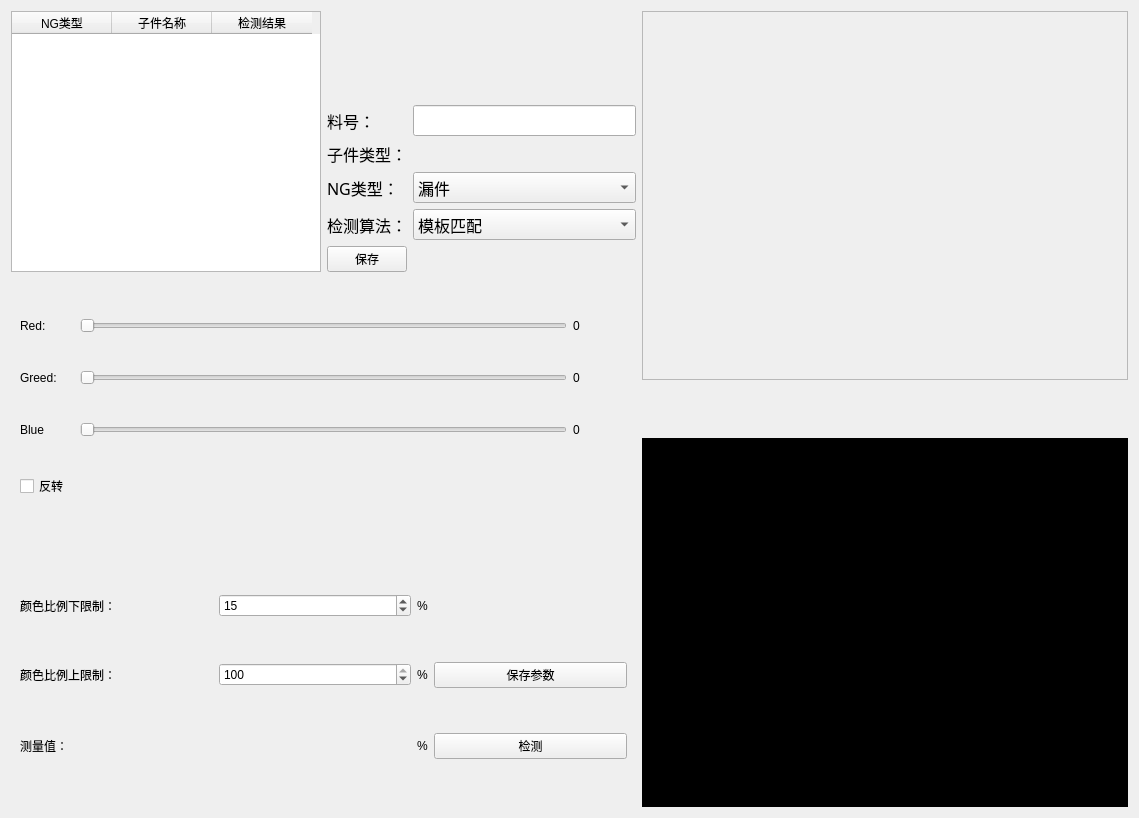
<?xml version="1.0" encoding="UTF-8"?>
<ui version="4.0">
 <class>Form</class>
 <widget class="QWidget" name="Form">
  <property name="geometry">
   <rect>
    <x>0</x>
    <y>0</y>
    <width>1139</width>
    <height>818</height>
   </rect>
  </property>
  <property name="windowTitle">
   <string>Form</string>
  </property>
  <layout class="QHBoxLayout" name="horizontalLayout_15">
   <item>
    <layout class="QHBoxLayout" name="horizontalLayout_14" stretch="9,7">
     <item>
      <layout class="QVBoxLayout" name="verticalLayout_2">
       <item>
        <layout class="QHBoxLayout" name="horizontalLayout" stretch="1,1">
         <item>
          <widget class="QTableWidget" name="tableWidget">
           <column>
            <property name="text">
             <string>NG类型</string>
            </property>
           </column>
           <column>
            <property name="text">
             <string>子件名称</string>
            </property>
           </column>
           <column>
            <property name="text">
             <string>检测结果</string>
            </property>
           </column>
          </widget>
         </item>
         <item>
          <layout class="QGridLayout" name="gridLayout_2" rowstretch="10,1,1,1,1,1" rowminimumheight="10,0,0,0,0,0">
           <item row="1" column="0">
            <widget class="QLabel" name="tag">
             <property name="font">
              <font>
               <family>微软雅黑</family>
               <pointsize>12</pointsize>
               <weight>50</weight>
               <bold>false</bold>
              </font>
             </property>
             <property name="text">
              <string>料号：</string>
             </property>
            </widget>
           </item>
           <item row="3" column="0">
            <widget class="QLabel" name="NG_type">
             <property name="font">
              <font>
               <family>微软雅黑</family>
               <pointsize>12</pointsize>
               <weight>50</weight>
               <bold>false</bold>
              </font>
             </property>
             <property name="text">
              <string>NG类型：</string>
             </property>
            </widget>
           </item>
           <item row="5" column="0">
            <widget class="QPushButton" name="pushButton_16">
             <property name="text">
              <string>保存</string>
             </property>
            </widget>
           </item>
           <item row="2" column="0">
            <widget class="QLabel" name="module_type">
             <property name="font">
              <font>
               <family>微软雅黑</family>
               <pointsize>12</pointsize>
               <weight>50</weight>
               <bold>false</bold>
              </font>
             </property>
             <property name="text">
              <string>子件类型：</string>
             </property>
            </widget>
           </item>
           <item row="4" column="1">
            <widget class="QComboBox" name="dete_alg_value">
             <property name="font">
              <font>
               <family>微软雅黑</family>
               <pointsize>12</pointsize>
               <weight>50</weight>
               <bold>false</bold>
              </font>
             </property>
             <item>
              <property name="text">
               <string>模板匹配</string>
              </property>
             </item>
             <item>
              <property name="text">
               <string>灰度差</string>
              </property>
             </item>
             <item>
              <property name="text">
               <string>OCR识别</string>
              </property>
             </item>
             <item>
              <property name="text">
               <string>颜色匹配</string>
              </property>
             </item>
             <item>
              <property name="text">
               <string>颜色提取</string>
              </property>
             </item>
            </widget>
           </item>
           <item row="4" column="0">
            <widget class="QLabel" name="detection_algorithm">
             <property name="font">
              <font>
               <family>微软雅黑</family>
               <pointsize>12</pointsize>
               <weight>50</weight>
               <bold>false</bold>
              </font>
             </property>
             <property name="text">
              <string>检测算法：</string>
             </property>
            </widget>
           </item>
           <item row="3" column="1">
            <widget class="QComboBox" name="NG_value">
             <property name="font">
              <font>
               <family>微软雅黑</family>
               <pointsize>12</pointsize>
              </font>
             </property>
             <item>
              <property name="text">
               <string>漏件</string>
              </property>
             </item>
             <item>
              <property name="text">
               <string>极反</string>
              </property>
             </item>
             <item>
              <property name="text">
               <string>错件</string>
              </property>
             </item>
            </widget>
           </item>
           <item row="0" column="0">
            <widget class="QLabel" name="label_19">
             <property name="text">
              <string/>
             </property>
            </widget>
           </item>
           <item row="2" column="1">
            <widget class="QLabel" name="type_name">
             <property name="font">
              <font>
               <family>微软雅黑</family>
               <pointsize>12</pointsize>
               <weight>50</weight>
               <bold>false</bold>
              </font>
             </property>
             <property name="text">
              <string/>
             </property>
            </widget>
           </item>
           <item row="1" column="1">
            <widget class="QLineEdit" name="part_no">
             <property name="enabled">
              <bool>true</bool>
             </property>
             <property name="font">
              <font>
               <family>微软雅黑</family>
               <pointsize>12</pointsize>
              </font>
             </property>
             <property name="text">
              <string/>
             </property>
             <property name="readOnly">
              <bool>false</bool>
             </property>
            </widget>
           </item>
          </layout>
         </item>
        </layout>
       </item>
       <item>
        <widget class="QStackedWidget" name="stackedWidget_2">
         <property name="currentIndex">
          <number>0</number>
         </property>
         <widget class="QWidget" name="page_9">
          <layout class="QHBoxLayout" name="horizontalLayout_13">
           <item>
            <layout class="QGridLayout" name="gridLayout_4" columnstretch="1,9,1">
             <item row="1" column="0">
              <widget class="QLabel" name="label">
               <property name="text">
                <string>Greed:</string>
               </property>
              </widget>
             </item>
             <item row="2" column="0">
              <widget class="QLabel" name="label_4">
               <property name="text">
                <string>Blue</string>
               </property>
              </widget>
             </item>
             <item row="2" column="1">
              <widget class="QSlider" name="horizontalSlider_3">
               <property name="maximum">
                <number>255</number>
               </property>
               <property name="pageStep">
                <number>1</number>
               </property>
               <property name="orientation">
                <enum>Qt::Horizontal</enum>
               </property>
              </widget>
             </item>
             <item row="1" column="1">
              <widget class="QSlider" name="horizontalSlider_2">
               <property name="maximum">
                <number>255</number>
               </property>
               <property name="pageStep">
                <number>1</number>
               </property>
               <property name="orientation">
                <enum>Qt::Horizontal</enum>
               </property>
              </widget>
             </item>
             <item row="0" column="2">
              <widget class="QLabel" name="label_8">
               <property name="text">
                <string>0</string>
               </property>
              </widget>
             </item>
             <item row="0" column="0">
              <widget class="QLabel" name="label_3">
               <property name="text">
                <string>Red:</string>
               </property>
              </widget>
             </item>
             <item row="2" column="2">
              <widget class="QLabel" name="label_11">
               <property name="text">
                <string>0</string>
               </property>
              </widget>
             </item>
             <item row="1" column="2">
              <widget class="QLabel" name="label_10">
               <property name="text">
                <string>0</string>
               </property>
              </widget>
             </item>
             <item row="0" column="1">
              <widget class="QSlider" name="horizontalSlider">
               <property name="maximum">
                <number>255</number>
               </property>
               <property name="pageStep">
                <number>1</number>
               </property>
               <property name="orientation">
                <enum>Qt::Horizontal</enum>
               </property>
              </widget>
             </item>
             <item row="3" column="0" colspan="3">
              <widget class="QCheckBox" name="checkBox">
               <property name="text">
                <string>反转</string>
               </property>
              </widget>
             </item>
            </layout>
           </item>
          </layout>
         </widget>
         <widget class="QWidget" name="page_10"/>
        </widget>
       </item>
       <item>
        <widget class="QStackedWidget" name="stackedWidget">
         <property name="currentIndex">
          <number>0</number>
         </property>
         <widget class="QWidget" name="page">
          <layout class="QHBoxLayout" name="horizontalLayout_3">
           <item>
            <layout class="QGridLayout" name="gridLayout_5" rowstretch="0,0,0" columnstretch="1,1,0,1" columnminimumwidth="0,0,0,0">
             <item row="1" column="3">
              <widget class="QPushButton" name="pushButton_3">
               <property name="text">
                <string>保存参数</string>
               </property>
              </widget>
             </item>
             <item row="2" column="2">
              <widget class="QLabel" name="label_43">
               <property name="text">
                <string>%</string>
               </property>
              </widget>
             </item>
             <item row="2" column="3">
              <widget class="QPushButton" name="pushButton_5">
               <property name="text">
                <string>检测</string>
               </property>
              </widget>
             </item>
             <item row="0" column="1">
              <widget class="QSpinBox" name="upper_limit">
               <property name="value">
                <number>15</number>
               </property>
              </widget>
             </item>
             <item row="1" column="1">
              <widget class="QSpinBox" name="lower_limit">
               <property name="maximum">
                <number>100</number>
               </property>
               <property name="value">
                <number>100</number>
               </property>
              </widget>
             </item>
             <item row="0" column="0">
              <widget class="QLabel" name="label_6">
               <property name="text">
                <string>颜色比例下限制：</string>
               </property>
              </widget>
             </item>
             <item row="0" column="2">
              <widget class="QLabel" name="label_32">
               <property name="text">
                <string>%</string>
               </property>
              </widget>
             </item>
             <item row="2" column="0">
              <widget class="QLabel" name="label_41">
               <property name="text">
                <string>测量值：</string>
               </property>
              </widget>
             </item>
             <item row="1" column="2">
              <widget class="QLabel" name="label_31">
               <property name="text">
                <string>%</string>
               </property>
              </widget>
             </item>
             <item row="1" column="0">
              <widget class="QLabel" name="label_7">
               <property name="text">
                <string>颜色比例上限制：</string>
               </property>
              </widget>
             </item>
             <item row="2" column="1">
              <layout class="QHBoxLayout" name="horizontalLayout_12" stretch="2,1">
               <item>
                <spacer name="horizontalSpacer_2">
                 <property name="orientation">
                  <enum>Qt::Horizontal</enum>
                 </property>
                 <property name="sizeHint" stdset="0">
                  <size>
                   <width>40</width>
                   <height>20</height>
                  </size>
                 </property>
                </spacer>
               </item>
               <item>
                <widget class="QLabel" name="measurements">
                 <property name="styleSheet">
                  <string notr="true">color: rgb(255, 0, 0);</string>
                 </property>
                 <property name="text">
                  <string/>
                 </property>
                </widget>
               </item>
              </layout>
             </item>
            </layout>
           </item>
          </layout>
         </widget>
         <widget class="QWidget" name="page_2">
          <layout class="QHBoxLayout" name="horizontalLayout_11">
           <item>
            <layout class="QHBoxLayout" name="horizontalLayout_9" stretch="1,1">
             <item>
              <layout class="QGridLayout" name="gridLayout" rowstretch="2,0,0,0,0,0,0">
               <item row="4" column="0" colspan="2">
                <widget class="QPushButton" name="pushButton_2">
                 <property name="font">
                  <font>
                   <family>微软雅黑</family>
                   <pointsize>12</pointsize>
                  </font>
                 </property>
                 <property name="text">
                  <string>整体填充</string>
                 </property>
                </widget>
               </item>
               <item row="5" column="0" colspan="2">
                <widget class="QLabel" name="label_29">
                 <property name="text">
                  <string/>
                 </property>
                </widget>
               </item>
               <item row="2" column="1">
                <widget class="QPushButton" name="aboutButton">
                 <property name="font">
                  <font>
                   <family>微软雅黑</family>
                   <pointsize>12</pointsize>
                  </font>
                 </property>
                 <property name="text">
                  <string>向右填充</string>
                 </property>
                </widget>
               </item>
               <item row="1" column="0">
                <widget class="QPushButton" name="pushButton_6">
                 <property name="font">
                  <font>
                   <family>微软雅黑</family>
                   <pointsize>12</pointsize>
                  </font>
                 </property>
                 <property name="text">
                  <string>向上填充</string>
                 </property>
                </widget>
               </item>
               <item row="2" column="0">
                <widget class="QPushButton" name="updown">
                 <property name="font">
                  <font>
                   <family>微软雅黑</family>
                   <pointsize>12</pointsize>
                  </font>
                 </property>
                 <property name="text">
                  <string>向左填充</string>
                 </property>
                </widget>
               </item>
               <item row="6" column="0" colspan="2">
                <widget class="QPushButton" name="pushButton">
                 <property name="font">
                  <font>
                   <family>微软雅黑</family>
                   <pointsize>12</pointsize>
                  </font>
                 </property>
                 <property name="text">
                  <string>生成模板</string>
                 </property>
                </widget>
               </item>
               <item row="1" column="1">
                <widget class="QPushButton" name="pushButton_7">
                 <property name="font">
                  <font>
                   <family>微软雅黑</family>
                   <pointsize>12</pointsize>
                  </font>
                 </property>
                 <property name="text">
                  <string>向下填充</string>
                 </property>
                </widget>
               </item>
               <item row="3" column="0" colspan="2">
                <widget class="QLabel" name="label_30">
                 <property name="text">
                  <string/>
                 </property>
                </widget>
               </item>
              </layout>
             </item>
             <item>
              <layout class="QVBoxLayout" name="verticalLayout" stretch="1,9">
               <item>
                <layout class="QHBoxLayout" name="horizontalLayout_2">
                 <item>
                  <widget class="QLabel" name="n_x_threshold_7">
                   <property name="font">
                    <font>
                     <family>微软雅黑</family>
                     <pointsize>12</pointsize>
                    </font>
                   </property>
                   <property name="text">
                    <string>模板图像</string>
                   </property>
                  </widget>
                 </item>
                </layout>
               </item>
               <item>
                <widget class="QLabel" name="template_image_2">
                 <property name="cursor">
                  <cursorShape>ArrowCursor</cursorShape>
                 </property>
                 <property name="styleSheet">
                  <string notr="true">background-color: rgb(0, 0, 0);</string>
                 </property>
                 <property name="text">
                  <string/>
                 </property>
                 <property name="alignment">
                  <set>Qt::AlignCenter</set>
                 </property>
                </widget>
               </item>
              </layout>
             </item>
            </layout>
           </item>
          </layout>
         </widget>
         <widget class="QWidget" name="page_3">
          <layout class="QHBoxLayout" name="horizontalLayout_5">
           <item>
            <layout class="QHBoxLayout" name="horizontalLayout_4" stretch="1,1">
             <item>
              <layout class="QGridLayout" name="gridLayout_6">
               <item row="5" column="0">
                <spacer name="horizontalSpacer">
                 <property name="orientation">
                  <enum>Qt::Horizontal</enum>
                 </property>
                 <property name="sizeHint" stdset="0">
                  <size>
                   <width>40</width>
                   <height>20</height>
                  </size>
                 </property>
                </spacer>
               </item>
               <item row="4" column="0" colspan="2">
                <widget class="QLabel" name="label_13">
                 <property name="text">
                  <string/>
                 </property>
                </widget>
               </item>
               <item row="5" column="1">
                <widget class="QPushButton" name="pushButton_4">
                 <property name="font">
                  <font>
                   <family>微软雅黑</family>
                   <pointsize>12</pointsize>
                  </font>
                 </property>
                 <property name="text">
                  <string>生成模板</string>
                 </property>
                </widget>
               </item>
               <item row="1" column="1">
                <widget class="QLineEdit" name="start_interval_4"/>
               </item>
               <item row="0" column="0" colspan="2">
                <widget class="QLabel" name="label_9">
                 <property name="text">
                  <string/>
                 </property>
                </widget>
               </item>
               <item row="1" column="0">
                <widget class="QLabel" name="n_x_threshold_6">
                 <property name="font">
                  <font>
                   <family>微软雅黑</family>
                   <pointsize>12</pointsize>
                  </font>
                 </property>
                 <property name="text">
                  <string>模板内容：</string>
                 </property>
                </widget>
               </item>
               <item row="2" column="1">
                <widget class="QSlider" name="horizontalSlider_5">
                 <property name="maximum">
                  <number>360</number>
                 </property>
                 <property name="orientation">
                  <enum>Qt::Horizontal</enum>
                 </property>
                </widget>
               </item>
               <item row="2" column="0">
                <widget class="QLabel" name="label_18">
                 <property name="font">
                  <font>
                   <family>微软雅黑</family>
                   <pointsize>12</pointsize>
                  </font>
                 </property>
                 <property name="text">
                  <string>旋转角度：</string>
                 </property>
                </widget>
               </item>
              </layout>
             </item>
             <item>
              <layout class="QVBoxLayout" name="verticalLayout_9" stretch="1,9">
               <item>
                <widget class="QLabel" name="n_x_threshold_5">
                 <property name="font">
                  <font>
                   <family>微软雅黑</family>
                   <pointsize>12</pointsize>
                  </font>
                 </property>
                 <property name="text">
                  <string>模板图像</string>
                 </property>
                </widget>
               </item>
               <item>
                <widget class="QLabel" name="template_image_4">
                 <property name="cursor">
                  <cursorShape>ArrowCursor</cursorShape>
                 </property>
                 <property name="styleSheet">
                  <string notr="true">background-color: rgb(0, 0, 0);</string>
                 </property>
                 <property name="text">
                  <string/>
                 </property>
                 <property name="alignment">
                  <set>Qt::AlignCenter</set>
                 </property>
                </widget>
               </item>
              </layout>
             </item>
            </layout>
           </item>
          </layout>
         </widget>
         <widget class="QWidget" name="page_5">
          <layout class="QHBoxLayout" name="horizontalLayout_8">
           <item>
            <layout class="QHBoxLayout" name="horizontalLayout_7" stretch="1,1">
             <item>
              <layout class="QGridLayout" name="gridLayout_7" rowstretch="2,0,0,0,1,0">
               <item row="4" column="0" colspan="2">
                <widget class="QLabel" name="label_20">
                 <property name="text">
                  <string/>
                 </property>
                </widget>
               </item>
               <item row="1" column="1">
                <widget class="QPushButton" name="pushButton_10">
                 <property name="text">
                  <string>左右检测</string>
                 </property>
                </widget>
               </item>
               <item row="1" column="0">
                <widget class="QPushButton" name="pushButton_8">
                 <property name="text">
                  <string>上下检测</string>
                 </property>
                </widget>
               </item>
               <item row="0" column="0" colspan="2">
                <widget class="QLabel" name="label_21">
                 <property name="text">
                  <string/>
                 </property>
                </widget>
               </item>
               <item row="2" column="0">
                <widget class="QPushButton" name="pushButton_11">
                 <property name="text">
                  <string>获取检测区间</string>
                 </property>
                </widget>
               </item>
               <item row="5" column="0">
                <widget class="QLabel" name="label_12">
                 <property name="text">
                  <string>极性检测算法</string>
                 </property>
                </widget>
               </item>
               <item row="5" column="1">
                <widget class="QPushButton" name="pushButton_15">
                 <property name="text">
                  <string>检测</string>
                 </property>
                </widget>
               </item>
              </layout>
             </item>
             <item>
              <layout class="QGridLayout" name="gridLayout_8" rowstretch="2,0,0,0,1">
               <item row="0" column="0" colspan="2">
                <widget class="QLabel" name="label_27">
                 <property name="text">
                  <string/>
                 </property>
                </widget>
               </item>
               <item row="3" column="0">
                <widget class="QLabel" name="label_24">
                 <property name="text">
                  <string>极性检测结果:</string>
                 </property>
                </widget>
               </item>
               <item row="4" column="0" colspan="2">
                <widget class="QLabel" name="label_28">
                 <property name="text">
                  <string/>
                 </property>
                </widget>
               </item>
               <item row="1" column="0">
                <widget class="QLabel" name="label_22">
                 <property name="text">
                  <string>正负极灰度差阈值:</string>
                 </property>
                </widget>
               </item>
               <item row="2" column="1">
                <widget class="QLabel" name="label_26">
                 <property name="text">
                  <string/>
                 </property>
                </widget>
               </item>
               <item row="1" column="1">
                <widget class="QDoubleSpinBox" name="g_PN_threshold_value_2">
                 <property name="decimals">
                  <number>0</number>
                 </property>
                 <property name="minimum">
                  <double>-100.000000000000000</double>
                 </property>
                 <property name="maximum">
                  <double>100.000000000000000</double>
                 </property>
                 <property name="singleStep">
                  <double>1.000000000000000</double>
                 </property>
                 <property name="stepType">
                  <enum>QAbstractSpinBox::AdaptiveDecimalStepType</enum>
                 </property>
                 <property name="value">
                  <double>20.000000000000000</double>
                 </property>
                </widget>
               </item>
               <item row="2" column="0">
                <widget class="QLabel" name="label_23">
                 <property name="text">
                  <string>正负极灰度差:</string>
                 </property>
                </widget>
               </item>
               <item row="3" column="1">
                <widget class="QLabel" name="label_25">
                 <property name="text">
                  <string/>
                 </property>
                </widget>
               </item>
              </layout>
             </item>
            </layout>
           </item>
          </layout>
         </widget>
         <widget class="QWidget" name="page_4">
          <layout class="QHBoxLayout" name="horizontalLayout_10">
           <item>
            <layout class="QHBoxLayout" name="horizontalLayout_6" stretch="1,1">
             <item>
              <layout class="QGridLayout" name="gridLayout_3">
               <item row="1" column="0">
                <widget class="QLabel" name="n_x_threshold_2">
                 <property name="font">
                  <font>
                   <family>微软雅黑</family>
                   <pointsize>12</pointsize>
                  </font>
                 </property>
                 <property name="text">
                  <string>相似度阈值:</string>
                 </property>
                </widget>
               </item>
               <item row="3" column="0">
                <widget class="QPushButton" name="pushButton_19">
                 <property name="font">
                  <font>
                   <family>微软雅黑</family>
                   <pointsize>12</pointsize>
                  </font>
                 </property>
                 <property name="text">
                  <string>生成模板</string>
                 </property>
                </widget>
               </item>
               <item row="0" column="0" colspan="3">
                <widget class="QLabel" name="label_14">
                 <property name="text">
                  <string/>
                 </property>
                </widget>
               </item>
               <item row="2" column="0" colspan="3">
                <widget class="QLabel" name="label_15">
                 <property name="text">
                  <string/>
                 </property>
                </widget>
               </item>
               <item row="1" column="2">
                <widget class="QLabel" name="min_unit_2">
                 <property name="text">
                  <string>%</string>
                 </property>
                </widget>
               </item>
               <item row="1" column="1">
                <widget class="QDoubleSpinBox" name="similarValue">
                 <property name="decimals">
                  <number>1</number>
                 </property>
                 <property name="minimum">
                  <double>0.000000000000000</double>
                 </property>
                 <property name="maximum">
                  <double>100.000000000000000</double>
                 </property>
                 <property name="singleStep">
                  <double>1.000000000000000</double>
                 </property>
                 <property name="stepType">
                  <enum>QAbstractSpinBox::DefaultStepType</enum>
                 </property>
                 <property name="value">
                  <double>50.000000000000000</double>
                 </property>
                </widget>
               </item>
              </layout>
             </item>
             <item>
              <layout class="QVBoxLayout" name="verticalLayout_19" stretch="1,9">
               <item>
                <widget class="QLabel" name="n_x_threshold_10">
                 <property name="font">
                  <font>
                   <family>微软雅黑</family>
                   <pointsize>12</pointsize>
                  </font>
                 </property>
                 <property name="text">
                  <string>模板图像</string>
                 </property>
                </widget>
               </item>
               <item>
                <widget class="QLabel" name="template_image_5">
                 <property name="cursor">
                  <cursorShape>CrossCursor</cursorShape>
                 </property>
                 <property name="styleSheet">
                  <string notr="true">background-color: rgb(0, 0, 0);</string>
                 </property>
                 <property name="text">
                  <string/>
                 </property>
                 <property name="alignment">
                  <set>Qt::AlignCenter</set>
                 </property>
                </widget>
               </item>
              </layout>
             </item>
            </layout>
           </item>
          </layout>
         </widget>
         <widget class="QWidget" name="page_6">
          <layout class="QHBoxLayout" name="horizontalLayout_25">
           <item>
            <layout class="QHBoxLayout" name="horizontalLayout_24" stretch="1,1">
             <item>
              <layout class="QGridLayout" name="gridLayout_12" rowstretch="2,0,0,0,0,1,0">
               <item row="6" column="1">
                <widget class="QPushButton" name="pushButton_22">
                 <property name="text">
                  <string>检测</string>
                 </property>
                </widget>
               </item>
               <item row="5" column="0" colspan="2">
                <widget class="QLabel" name="label_33">
                 <property name="text">
                  <string/>
                 </property>
                </widget>
               </item>
               <item row="1" column="1">
                <widget class="QPushButton" name="pushButton_14">
                 <property name="text">
                  <string>正负左右旋转</string>
                 </property>
                </widget>
               </item>
               <item row="6" column="0">
                <widget class="QLabel" name="label_34">
                 <property name="text">
                  <string>极性检测算法：</string>
                 </property>
                </widget>
               </item>
               <item row="2" column="0">
                <widget class="QPushButton" name="pushButton_13">
                 <property name="text">
                  <string>正负上下反转</string>
                 </property>
                </widget>
               </item>
               <item row="3" column="0">
                <widget class="QPushButton" name="pushButton_21">
                 <property name="text">
                  <string>获取检测区间</string>
                 </property>
                </widget>
               </item>
               <item row="2" column="1">
                <widget class="QPushButton" name="pushButton_12">
                 <property name="text">
                  <string>正负左右反转</string>
                 </property>
                </widget>
               </item>
               <item row="1" column="0">
                <widget class="QPushButton" name="pushButton_9">
                 <property name="text">
                  <string>正负上下旋转</string>
                 </property>
                </widget>
               </item>
               <item row="0" column="0" colspan="2">
                <widget class="QLabel" name="label_17">
                 <property name="text">
                  <string/>
                 </property>
                </widget>
               </item>
              </layout>
             </item>
             <item>
              <layout class="QGridLayout" name="gridLayout_13" rowstretch="2,0,0,0,2" rowminimumheight="0,0,0,0,0">
               <item row="3" column="0">
                <widget class="QLabel" name="g_result_3">
                 <property name="font">
                  <font>
                   <family>Adobe Arabic</family>
                   <pointsize>10</pointsize>
                  </font>
                 </property>
                 <property name="text">
                  <string>极性检测结果:</string>
                 </property>
                </widget>
               </item>
               <item row="0" column="0" colspan="2">
                <widget class="QLabel" name="label_39">
                 <property name="text">
                  <string/>
                 </property>
                </widget>
               </item>
               <item row="2" column="0">
                <widget class="QLabel" name="label_36">
                 <property name="text">
                  <string>正负极灰度差:</string>
                 </property>
                </widget>
               </item>
               <item row="2" column="1">
                <widget class="QLabel" name="label_37">
                 <property name="text">
                  <string/>
                 </property>
                </widget>
               </item>
               <item row="1" column="1">
                <widget class="QDoubleSpinBox" name="g_PN_threshold_value_3">
                 <property name="decimals">
                  <number>0</number>
                 </property>
                 <property name="minimum">
                  <double>-100.000000000000000</double>
                 </property>
                 <property name="maximum">
                  <double>100.000000000000000</double>
                 </property>
                 <property name="singleStep">
                  <double>1.000000000000000</double>
                 </property>
                 <property name="stepType">
                  <enum>QAbstractSpinBox::AdaptiveDecimalStepType</enum>
                 </property>
                 <property name="value">
                  <double>20.000000000000000</double>
                 </property>
                </widget>
               </item>
               <item row="3" column="1">
                <widget class="QLabel" name="label_38">
                 <property name="text">
                  <string/>
                 </property>
                </widget>
               </item>
               <item row="1" column="0">
                <widget class="QLabel" name="label_35">
                 <property name="text">
                  <string>正负极灰度差阈值:</string>
                 </property>
                </widget>
               </item>
               <item row="4" column="0">
                <widget class="QLabel" name="label_40">
                 <property name="text">
                  <string/>
                 </property>
                </widget>
               </item>
              </layout>
             </item>
            </layout>
           </item>
          </layout>
         </widget>
        </widget>
       </item>
      </layout>
     </item>
     <item>
      <layout class="QVBoxLayout" name="verticalLayout_4" stretch="8,1,8">
       <item>
        <widget class="QScrollArea" name="scrollArea">
         <property name="widgetResizable">
          <bool>true</bool>
         </property>
         <widget class="QWidget" name="scrollAreaWidgetContents">
          <property name="geometry">
           <rect>
            <x>0</x>
            <y>0</y>
            <width>481</width>
            <height>364</height>
           </rect>
          </property>
         </widget>
        </widget>
       </item>
       <item>
        <widget class="QLabel" name="label_2">
         <property name="text">
          <string/>
         </property>
        </widget>
       </item>
       <item>
        <widget class="QLabel" name="template_image_3">
         <property name="cursor">
          <cursorShape>ArrowCursor</cursorShape>
         </property>
         <property name="toolTip">
          <string notr="true"/>
         </property>
         <property name="styleSheet">
          <string notr="true">background-color: rgb(0, 0, 0);</string>
         </property>
         <property name="text">
          <string/>
         </property>
         <property name="alignment">
          <set>Qt::AlignCenter</set>
         </property>
        </widget>
       </item>
      </layout>
     </item>
    </layout>
   </item>
  </layout>
 </widget>
 <resources/>
 <connections/>
</ui>
